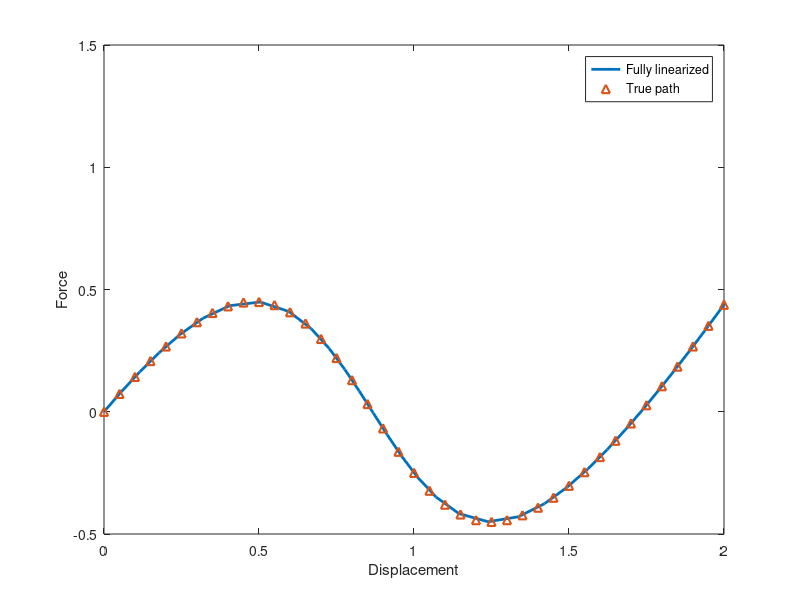
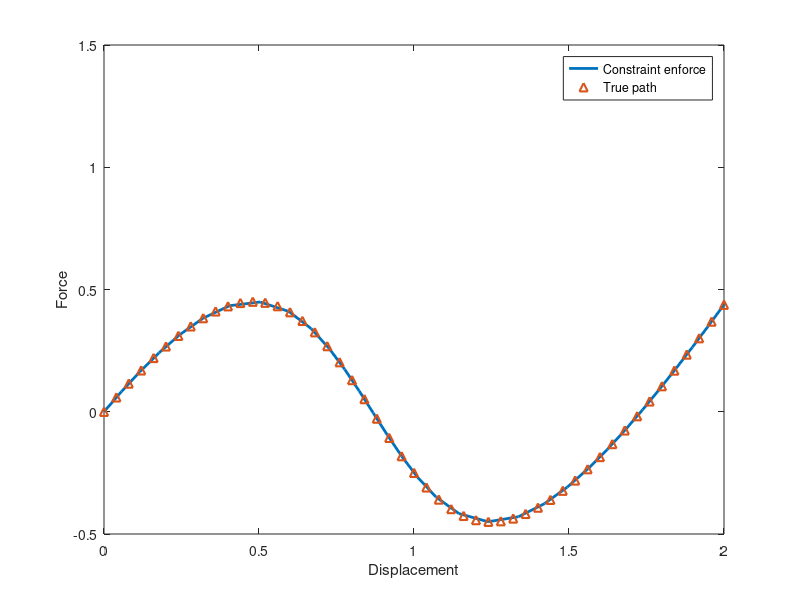

The MATLAB source for these figures, in order:
%% %% Exercise 1.2 a) Fully linearized method
clc;
clear
close all;

path_steps = 40;
y0 = sind(60);      % Initial angle
u = 0;              % Initial displacement
du = 0;             % Initial displacement
kbar = 0;           % No spring
force_curve = zeros(path_steps, 1);   % Normalised force
ubar = zeros(path_steps, 1);          % Normalised diplacement
TOL = 1E-10;
cTOL = 1E-10;

f_ext = 0;
%df = 0.1;
f_int = 0;
du_tot = 0;
dP_tot = 0;
P = 0;
p = 1;
fi = 1;
l = 0.1; % Radius of circle
dlambda = 0;
c = 0;

for n = 1:path_steps
    disp(['Path Step: ', num2str(abs(n))]);
    
    iter = 1;
    res = 0;
    c = 0;
    P0 = f_ext;
    u0 = u;
    
    while abs(res) > TOL || abs(c) > cTOL || iter == 1      % Equilibrium iteration
        disp(['Residual: ', num2str(abs(res))]);
        
        Kt = 2*(1 + (y0^2-1)/((1-2*u*y0 + u^2)^(3/2)));
        
        % Pseudo displacement increment
        du_r = -res/Kt;
        du_p = p/Kt;
        
        if iter == 1            % The first iteration we need to calculate dlambda differently due to denominator in c will become zero
            if n > 1
                s = sign(du_tot*du_p+dP_tot);
                %s = sign(du*du_p + dlambda);       VARFÖR FUNKAR INTE
                %DENNA???
                dlambda = s*(l/sqrt(du_p^2+fi*p^2));
            else
                dlambda = l/sqrt(du_p^2+fi*p^2); % s = 1 i första iterationen
            end
        else
            % Load parameter
            dlambda = -(c+2*du_tot*du_r)/(2*du_tot*du_p+2*fi*dP_tot*p);
        end
        
        
        
        dP = dlambda*p;
        P = P + dP;
        dP_tot = P - P0;     % eq. 1.92???
        
        % Displacement vector
        du = du_r + dlambda*du_p;
        u = u + du;
        du_tot = u - u0;    % eq. 1.92???
        
        %du_tot = du_tot + du;          VARFÖR INTE DESSA???
        %dP_tot = dP_tot + dP;
        
        lambda = sqrt(1 - 2*u*y0 + u^2);
        f_int = 2*(1/lambda - 1)*(y0-u); % + kbar*u;
        f_ext = P;
        
        % Out of balance forces
        res = f_int - f_ext;
        c = du_tot^2 + fi*dP_tot^2 - l^2;
        
        iter = 2;
        
    end
    
    
    force_curve(n+1) = f_ext;     % Numerical force results from Euler Forward
    ubar(n+1) = u;            % Normalised displacement
    
end


Pbar = [];
p = 0;
u = 0:0.05:2;
for i = 1:length(u)  % True equilibrium path
    
    lambda = sqrt(1 - 2*u(i)*y0 + u(i)^2);
    p = 2*(1/lambda - 1)*(y0-u(i));
    
    Pbar = [Pbar; p];
    
end


figure(1)
p1 = plot(ubar, force_curve, 'LineWidth', 2);
hold on
p2 = plot(u, Pbar, '^', 'LineWidth', 1.5);
hold off
xlabel('Displacement')
ylabel('Force')
legend([p1 p2], 'Fully linearized', 'True path')
xlim([0 2])


%% task 2. b) Fulfill constraint equation
clc;
clear
%close all;

path_steps = 40;
y0 = sind(60);      % Initial angle
u = 0;              % Initial displacement
du = 0;             % Initial displacement
kbar = 0;           % No spring
force_curve = zeros(path_steps, 1);   % Normalised force
ubar = zeros(path_steps, 1);          % Normalised diplacement
TOL = 1E-10;
cTOL = 1E-10;

f_ext = 0;
%df = 0.1;
f_int = 0;
du_tot = 0;
dP_tot = 0;
P = 0;
p = 1;
fi = 1;
l = 0.1; % Radius of circle
dlambda = 0;

for n = 1:path_steps
    disp(['Path Step: ', num2str(abs(n))]);
    
    iter = 1;
    res = 0;
    c = 0;
    
    P0 = f_ext;
    u0 = u;
    
    while abs(res) > TOL || iter == 1      % Equilibrium iteration
        disp(['Residual: ', num2str(abs(res))]);
        
        Kt = 2*(1 + (y0^2-1)/((1-2*u*y0 + u^2)^(3/2)));
        
        % Pseudo displacement increment
        du_r = -res/Kt;
        du_p = p/Kt;
        
        % Load parameter
        if iter == 1            % The first iteration we need to calculate dlambda differently due to denominator in c will become zero
            if n > 1
                s = sign(du_tot*du_p+dP_tot);
                %s = sign(du*du_p + dlambda);       VARFÖR FUNKAR INTE DENNA???
                dlambda = s*(l/sqrt(du_p^2+fi*p^2));
            else
                dlambda = l/sqrt(du_p^2+fi*p^2); % s = 1 i första iterationen
            end
        else
            % Load parameter
            a1 = du_p^2+fi*p^2;
            a2 = 2*du_p*(du_tot+du_r)+2*fi*dP_tot*p;
            a3 = (du_tot+du_r)^2+fi*dP_tot^2-l^2;
            a4 = du_tot*(du_tot+du_r)+dP_tot^2;
            a5 = du_tot*du_p+dP_tot*p;
            % Solve for dlambda
            eq = [a1 a2 a3];
            dlambdas = roots(eq);
            
            % Two solutions --> must choose the right one
            if a4 + a5*dlambdas(1) > 0
                dlambda = dlambdas(1);
            else
                dlambda = dlambdas(2);
            end
        end
        %         out = imag(dlambda) ~= 0;
        %         if out == true % then dlambda is imaginary
        %             break %Decrease loadstep and restart iteration
        %         end
        
        dP = dlambda*p;
        P = P + dP;
        dP_tot = P - P0;     % eq. 1.92???
        
        % Displacement vector
        du = du_r + dlambda*du_p;
        u = u + du;
        du_tot = u - u0;    % eq. 1.92???
        
        %du_tot = du_tot + du;          VARFÖR INTE DESSA???
        %dP_tot = dP_tot + dP;
        
        % Stresses and strains
        lambda = sqrt(1 - 2*u*y0 + u^2);
        f_int = 2*(1/lambda - 1)*(y0-u);
        f_ext = P;
        
        % Out of balance forces
        res = f_int - f_ext;
        iter = 2;
    end
    
    force_curve(n+1) = f_ext;     % Numerical force results from Euler Forward
    ubar(n+1) = u;            % Normalised displacement
end

Pbar = [];
p = 0;
u = 0:0.04:2;
for i = 1:length(u)  % True equilibrium path
    
    lambda = sqrt(1 - 2*u(i)*y0 + u(i)^2);
    p = 2*(1/lambda - 1)*(y0-u(i)) + kbar*u(i);
    
    Pbar = [Pbar; p];
    
end

figure(2)
p1 = plot(ubar, force_curve, 'LineWidth', 2);
hold on
p2 = plot(u, Pbar, '^', 'LineWidth', 1.5);
hold off
xlabel('Displacement')
ylabel('Force')
legend([p1 p2], 'Constraint enforce', 'True path')
xlim([0 2])